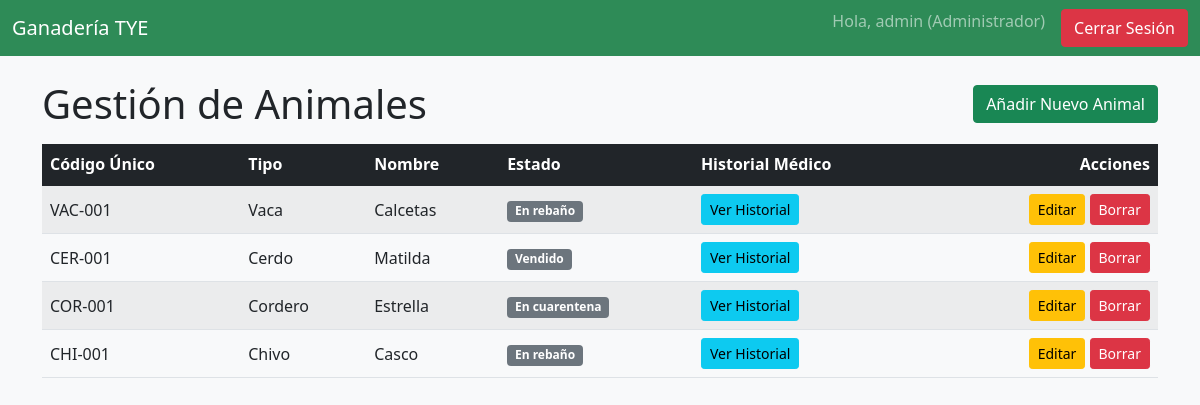
Page /gestionar_animales (signed in) on the committed database.
### app.py (models this page shows)
class Animal(db.Model):
    id = db.Column(db.Integer, primary_key=True)
    codigo_unico = db.Column(db.String(20), unique=True, nullable=False)
    tipo = db.Column(db.String(50), nullable=False)
    nombre = db.Column(db.String(100), nullable=True)
    estado = db.Column(db.String(50), nullable=False)
    tratamientos = db.relationship('Tratamiento', backref='animal', lazy=True, cascade="all, delete-orphan")

### app.py (the view)
@app.route('/gestionar_animales')
def gestionar_animales():
    if 'user_id' not in session or session['user_rol'] != 'Administrador': return redirect(url_for('login'))
    animales_db = Animal.query.filter(Animal.estado != 'Inactivo').all()
    return render_template('gestionar_animales.html', animales=animales_db)

### Templates/gestionar_animales.html (shortened to what this page needs)
{% extends "base.html" %}
{% block content %}
<div class="d-flex justify-content-between align-items-center mb-3">
    <h1 class="mb-0">Gestión de Animales</h1>
    <a href="{{ url_for('add_animal') }}" class="btn btn-success">Añadir Nuevo Animal</a>
</div>
<div class="table-responsive">
    <table class="table table-striped table-hover align-middle">
        <thead class="table-dark">
            <tr>
                <th>Código Único</th>
                <th>Tipo</th>
                <th>Nombre</th>
                <th>Estado</th>
                <th>Historial Médico</th> <th class="text-end">Acciones</th>
            </tr>
        </thead>
        <tbody>
            {% for animal in animales %}
            <tr>
                <td>{{ animal.codigo_unico }}</td>
                <td>{{ animal.tipo }}</td>
                <td>{{ animal.nombre if animal.nombre else 'N/A' }}</td>
                <td><span class="badge bg-secondary">{{ animal.estado }}</span></td>
                <td>
                    <a href="{{ url_for('historial_medico', animal_id=animal.id) }}" class="btn btn-sm btn-info">Ver Historial</a>
                </td>
                <td class="text-end">
                    <a href="{{ url_for('edit_animal', animal_id=animal.id) }}" class="btn btn-sm btn-warning">Editar</a>
                    <a href="{{ url_for('delete_animal', animal_id=animal.id) }}" class="btn btn-sm btn-danger" onclick="return confirm('¿Estás seguro...');">Borrar</a>
                </td>
            </tr>
            {% else %}
            <tr><td colspan="6" class="text-center">No hay animales registrados.</td></tr>
            {% endfor %}
        </tbody>
    </table>
</div>
{% endblock %}

### Templates/base.html (style rules this page uses)
body { background-color: #f8f9fa; }
.btn-danger { background-color: #dc3545 !important; border-color: #dc3545 !important; }
.btn-warning { background-color: #ffc107 !important; border-color: #ffc107 !important; color: #000 !important; }
.btn-success { background-color: #198754 !important; border-color: #198754 !important; }
.btn-info { color: #000 !important; background-color: #0dcaf0 !important; border-color: #0dcaf0 !important; }

### rows in the picture
Animal: codigo_unico "VAC-001", tipo "Vaca", nombre "Calcetas", estado "En rebaño"
Animal: codigo_unico "CER-001", tipo "Cerdo", nombre "Matilda", estado "Vendido"
Animal: codigo_unico "COR-001", tipo "Cordero", nombre "Estrella", estado "En cuarentena"
Animal: codigo_unico "CHI-001", tipo "Chivo", nombre "Casco", estado "En rebaño"

### other values in the picture
{{ session.username }} "admin"
{{ session.user_rol }} "Administrador"
